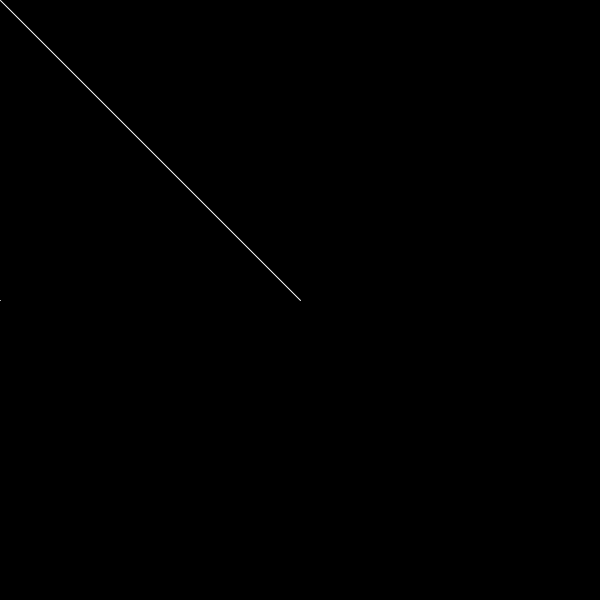
Frame 1 (no input)
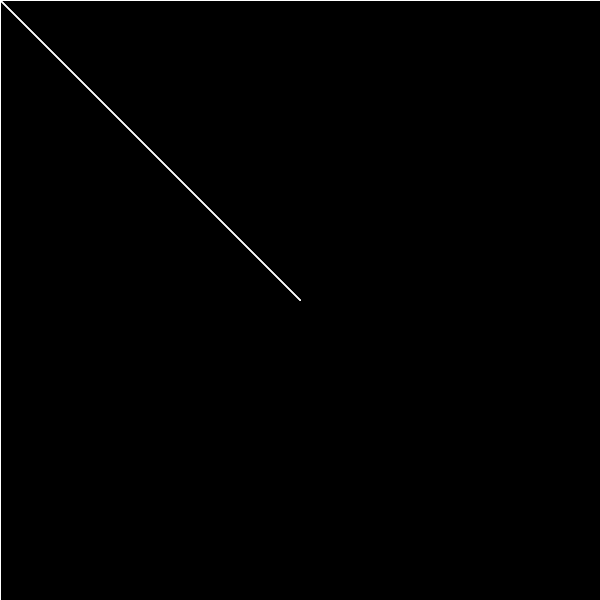
Frame 60 (the mouse pressed at the canvas centre just before this capture)
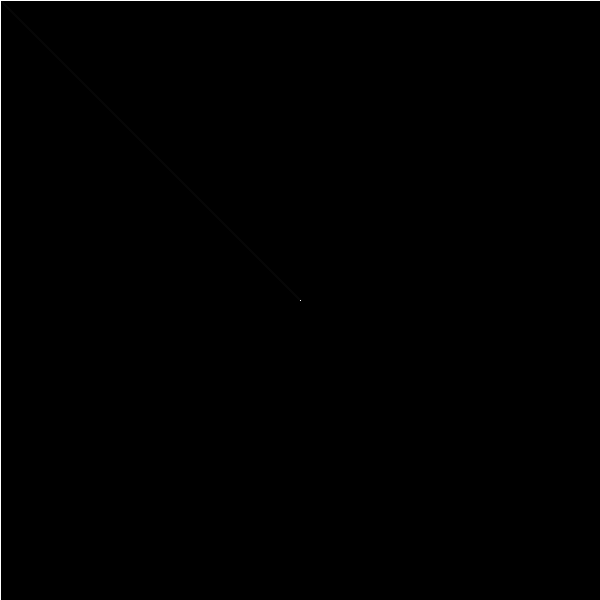
Frame 120 (the mouse held since frame 60 and released just before this capture)

The Processing sketch that drew these frames (run headless with seeded random() and noise(); from frame 60 on, the mouse is pressed at the canvas centre):

// Processing sketch: coordinatePlane_mouseTracking
// ── coordinatePlane_mouseTracking.pde
void setup(){
  size(600, 600); 
  background(0);
}

  
void draw() {
  //optional transparency
  fill(0, 20); 
  rect(0, 0, width, height); 
  stroke(255);
  
  //option 1
  line(mouseX, width/2, mouseY, height/2);
  
  //option 2
  line(width/2, height/2, mouseX, mouseY); 
  
  
  //we can track where our mouse is located on the coordinate grid
  //this is a useful tool when you're trying to positiong things
  println(mouseX); 
  println(mouseY); 
}
